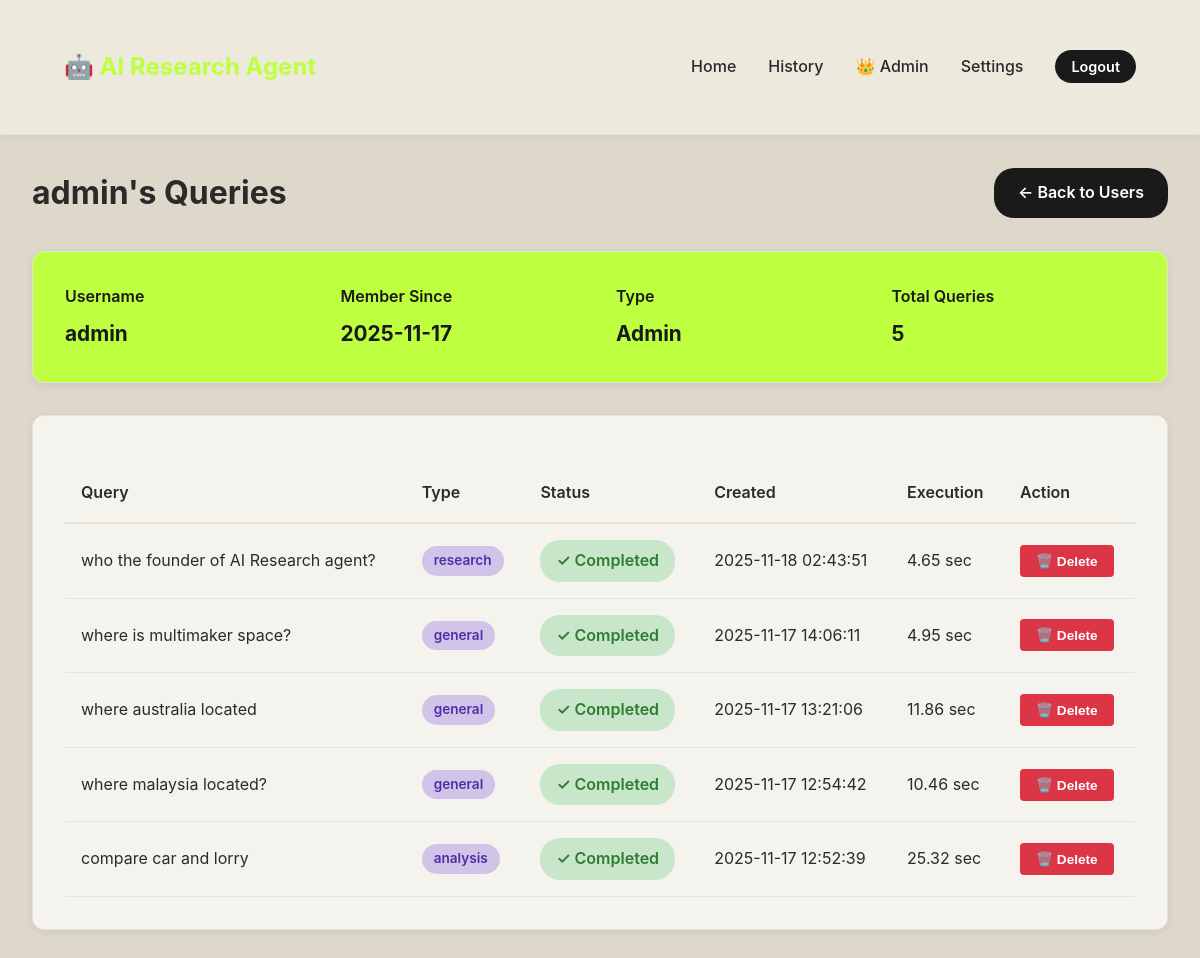
Screenshot of /admin/user/1/queries (signed in) with the database file from the repository.
### app.py (models this page shows, shortened)
class User(db.Model):
    id = db.Column(db.Integer, primary_key=True)
    username = db.Column(db.String(120), unique=True, nullable=False)
    password = db.Column(db.String(255), nullable=False)
    is_admin = db.Column(db.Boolean, default=False)
    created_at = db.Column(db.DateTime, default=datetime.utcnow)

class Query(db.Model):
    id = db.Column(db.Integer, primary_key=True)
    user_id = db.Column(db.Integer, db.ForeignKey('user.id'), nullable=False)
    query_text = db.Column(db.Text, nullable=False)
    response = db.Column(db.Text)
    reasoning = db.Column(db.Text)
    status = db.Column(db.String(20), default='processing')
    task_type = db.Column(db.String(50))
    execution_time = db.Column(db.Float)
    created_at = db.Column(db.DateTime, default=datetime.utcnow)
    tools_used = db.Column(db.String(255))
    error_message = db.Column(db.Text)
    is_comparison_query = db.Column(db.Boolean, default=False)
    comparison_confidence = db.Column(db.Float, default=0.0)
    table_html = db.Column(db.Text)  # Store generated HTML table
    user = db.relationship('User', backref=db.backref('queries', lazy='dynamic'))

### app.py (the view)
@app.route('/admin/user/<int:user_id>/queries')
@admin_required
def admin_user_queries(user_id):
    user = User.query.get_or_404(user_id)
    page = request.args.get('page', 1, type=int)
    queries = Query.query.filter_by(user_id=user_id).order_by(Query.created_at.desc()).paginate(page=page, per_page=10)
    return render_template('admin/user_queries.html', user=user, queries=queries)

### app.py (called while the page is built)
@app.before_request
def make_session_permanent():
    session.permanent = True
    app.permanent_session_lifetime = timedelta(days=7)

def admin_required(f):
    @wraps(f)
    def decorated_function(*args, **kwargs):
        if 'user_id' not in session:
            flash('Please log in first', 'error')
            return redirect(url_for('login'))
        user = User.query.get(session['user_id'])
        if not user or not user.is_admin:
            flash('Admin access required', 'error')
            return redirect(url_for('index'))
        return f(*args, **kwargs)
    return decorated_function

### templates/admin/user_queries.html (shortened to what this page needs)
{% extends "base.html" %}
{% block content %}
<div class="container">
    <div style="display: flex; justify-content: space-between; align-items: center; margin-bottom: 2rem;">
        <h1 style="color: var(--text-primary);">{{ user.username }}'s Queries</h1>
        <a href="{{ url_for('admin_users') }}" class="btn btn-secondary">← Back to Users</a>
    </div>
    <div class="card" style="margin-bottom: 2rem; background: var(--accent-green); color: var(--accent-dark);">
        <div style="display: grid; grid-template-columns: repeat(auto-fit, minmax(200px, 1fr)); gap: 2rem;">
            <div>
                <div style="font-weight: 600; margin-bottom: 0.5rem;">Username</div>
                <div style="font-size: 1.3rem; font-weight: 700;">{{ user.username }}</div>
            </div>
            <div>
                <div style="font-weight: 600; margin-bottom: 0.5rem;">Member Since</div>
                <div style="font-size: 1.3rem; font-weight: 700;">{{ user.created_at.strftime('%Y-%m-%d') }}</div>
            </div>
            <div>
                <div style="font-weight: 600; margin-bottom: 0.5rem;">Type</div>
                <div style="font-size: 1.3rem; font-weight: 700;">
                    {% if user.is_admin %}Admin{% else %}User{% endif %}
                </div>
            </div>
            <div>
                <div style="font-weight: 600; margin-bottom: 0.5rem;">Total Queries</div>
                <div style="font-size: 1.3rem; font-weight: 700;">{{ queries.total }}</div>
            </div>
        </div>
    </div>
    <div class="card">
        {% if queries.items %}
        <table>
            <thead>
                <tr>
                    <th>Query</th>
                    <th>Type</th>
                    <th>Status</th>
                    <th>Created</th>
                    <th>Execution</th>
                    <th>Action</th>
                </tr>
            </thead>
            <tbody>
                {% for query in queries.items %}
                <tr>
                    <td>
                        {{ query.query_text[:60] }}{% if query.query_text|length > 60 %}...{% endif %}
                    </td>
                    <td>
                        <span class="badge badge-primary">{{ query.task_type }}</span>
                    </td>
                    <td>
                        <span class="status-badge status-{{ query.status }}">
                            {% if query.status == 'completed' %}
                                ✓ Completed
                            {% elif query.status == 'processing' %}
                                ⏳ Processing
                            {% else %}
                                ✗ Failed
                            {% endif %}
                        </span>
                    </td>
                    <td>{{ query.created_at.strftime('%Y-%m-%d %H:%M:%S') }}</td>
                    <td>
                        {% if query.execution_time %}
                            {{ "%.2f"|format(query.execution_time) }} sec
                        {% else %}
                            -
                        {% endif %}
                    </td>
                    <td>
                        <form method="POST" action="{{ url_for('delete_query', query_id=query.id) }}" style="display: inline;" onsubmit="return confirm('Are you sure you want to delete this query?');">
                            <button type="submit" class="btn btn-danger" style="font-size: 0.85rem; padding: 0.5rem 1rem; background-color: #dc3545; color: white; border: none; border-radius: 4px; cursor: pointer;">🗑️ Delete</button>
                        </form>
                    </td>
                </tr>
                {% endfor %}
            </tbody>
        </table>
        {% else %}
        <p style="text-align: center; padding: 2rem; color: var(--text-secondary);">
            This user has no queries yet.
        </p>
        {% endif %}
    </div>
</div>
{% endblock %}

### templates/base.html (style rules this page uses)
* { margin: 0; padding: 0; box-sizing: border-box; }
:root { --bg-primary: #DDD8CA; --bg-light: #EDE9DC; --accent-green: #BEFF3F; --accent-dark: #1a1a1a; --text-primary: #2a2a2a; --text-secondary: #666; --white: #ffffff; --card-bg: #F5F3ED; --border-color: #E8E4D4; }
body { font-family: 'Poppins', -apple-system, BlinkMacSystemFont, 'Segoe UI', Roboto, sans-serif; background: var(--bg-primary); color: var(--text-primary); min-height: 100vh; line-height: 1.6; }
.container { max-width: 1200px; margin: 0 auto; padding: 2rem; }
.card { background: var(--card-bg); border-radius: 12px; padding: 2rem; box-shadow: 0 2px 8px rgba(0, 0, 0, 0.08); border: 1px solid var(--border-color); margin-bottom: 1.5rem; }
.btn { padding: 0.75rem 1.5rem; border: none; border-radius: 20px; font-size: 1rem; font-weight: 600; cursor: pointer; transition: all 0.3s; text-decoration: none; display: inline-block; }
.btn-secondary { background: var(--accent-dark); color: var(--white); }
.btn-danger { background: #dc3545; color: white; }
.badge { display: inline-block; padding: 0.25rem 0.75rem; border-radius: 20px; font-size: 0.85rem; font-weight: 600; }
.badge-primary { background: #D1C4E9; color: #512DA8; }
.status-badge { padding: 0.5rem 1rem; border-radius: 20px; font-weight: 600; display: inline-block; }
.status-completed { background: #C8E6C9; color: #2E7D32; }
table { width: 100%; border-collapse: collapse; margin-top: 1rem; }
th { background: var(--card-bg); padding: 1rem; text-align: left; font-weight: 600; border-bottom: 2px solid var(--border-color); color: var(--text-primary); }
td { padding: 1rem; border-bottom: 1px solid var(--border-color); }

### rows the page displays
User: username "admin", created_at "2025-11-17"
Query: query_text "who the founder of AI Research agent?", task_type "research", status "✓ Completed", created_at "2025-11-18 02:43:51", execution_time "4.65"
Query: query_text "where is multimaker space?", task_type "general", status "✓ Completed", created_at "2025-11-17 14:06:11", execution_time "4.95"
Query: query_text "where australia located", task_type "general", status "✓ Completed", created_at "2025-11-17 13:21:06", execution_time "11.86"
Query: query_text "where malaysia located?", task_type "general", status "✓ Completed", created_at "2025-11-17 12:54:42", execution_time "10.46"
Query: query_text "compare car and lorry", task_type "analysis", status "✓ Completed", created_at "2025-11-17 12:52:39", execution_time "25.32"

### other values shown
{{ queries.total }} "5"
